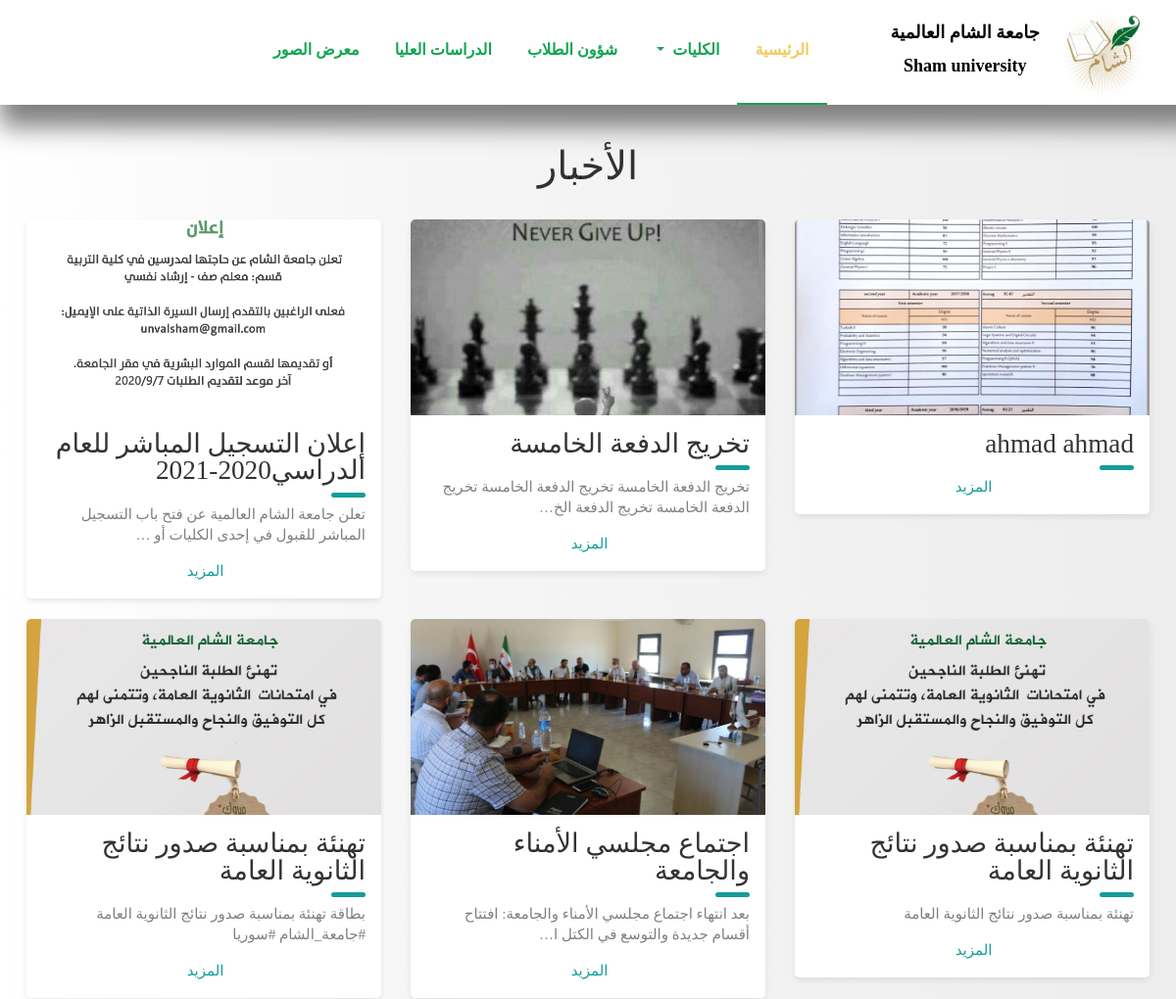
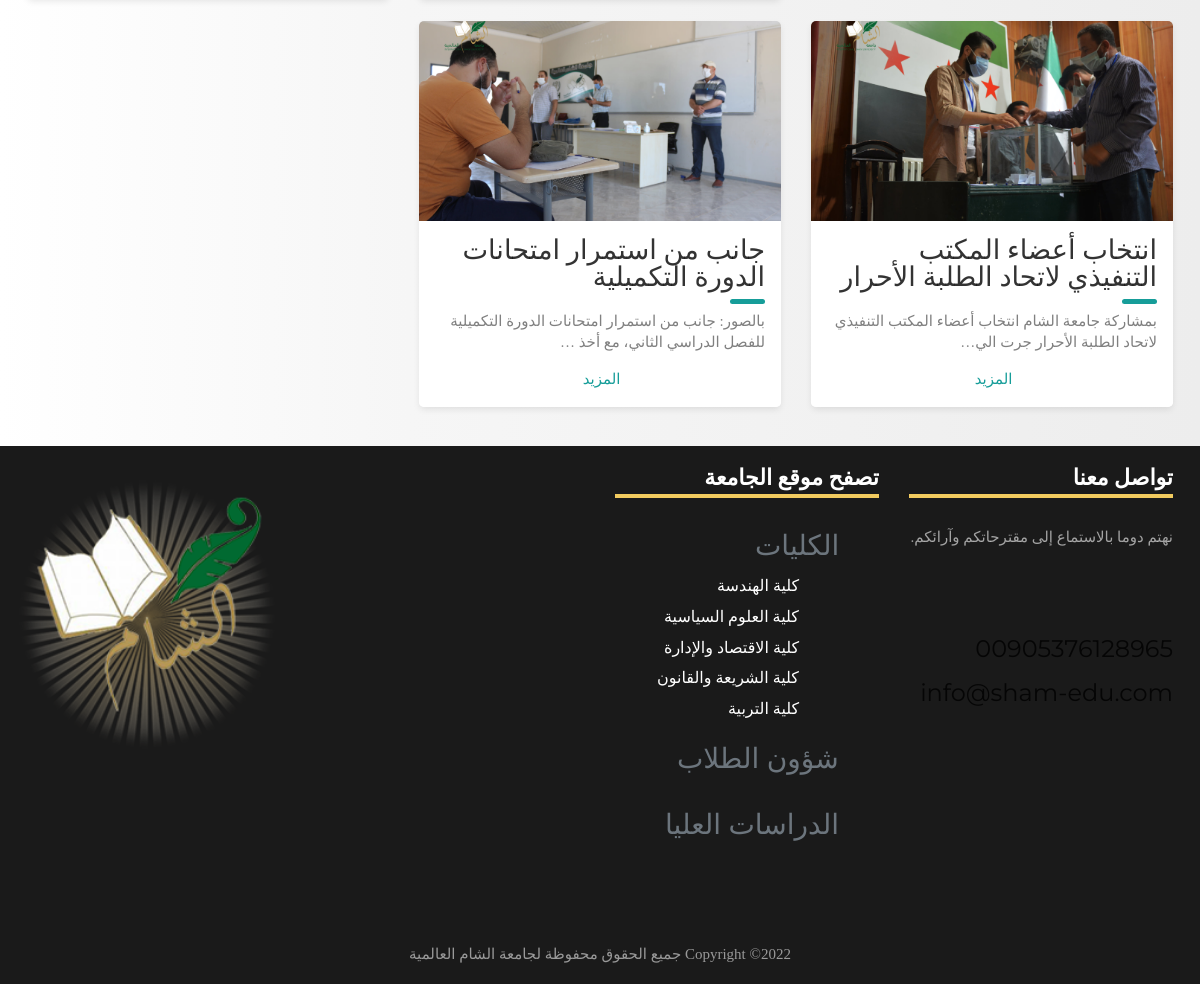
The app's page /newsList/ with its own data (2 pictures, top to bottom).
### structure/models.py (models this page shows, shortened)
class NavBar(models.Model):
    NAVName = models.CharField(max_length=50, verbose_name="Navbar Title")
    NAVHasFather = models.ForeignKey('self', on_delete=models.CASCADE, blank=True, null=True, verbose_name="Has Father?")
    NAVHtml = RichTextUploadingField( blank=True, null=True, verbose_name="Content HTML")
    NAVSlug = models.SlugField(blank=True, null=True, verbose_name="slug")
    def __str__(self):
        return self.NAVName

class News(models.Model):
    NTitle = models.CharField(max_length=100, blank=True, null=True, verbose_name="News Title")
    NDetail = models.TextField( blank=True, null=True, verbose_name="default detail")
    NHtml = RichTextUploadingField(blank=True, null=True, verbose_name="Editable detail")
    NShort = models.TextField(blank=True, null=True, verbose_name="news short")
    NPdf = models.FileField(upload_to='news/files/', null=True, blank=True, verbose_name="File Upload", validators=[validate_pdf_file])
    NImage = models.ImageField(upload_to='news/', blank=True, null=True, verbose_name="news Image")    # blank=True, null=True,
    NDate = models.DateTimeField(verbose_name="news Date")

class Contact(models.Model):
    CFacebook = models.CharField(max_length=150, blank=True, null=True, verbose_name="Facebook")
    CYoutube = models.CharField(max_length=150, blank=True, null=True, verbose_name="YouTube")
    CTelegram = models.CharField(max_length=150, blank=True, null=True, verbose_name="Telegram")
    CEmail = models.CharField(max_length=150, blank=True, null=True, verbose_name="Email")
    CAddress = models.CharField(max_length=150, blank=True, null=True, verbose_name="Address")
    CPhone = models.CharField(max_length=150, blank=True, null=True, verbose_name="Phone")

### structure/views.py (the view)
# urls.py: path('newsList/', views.news_list_Page, name="news_page"),
def news_list_Page(request):
    news = News.objects.all()
    num = 1
    nav = NavBar.objects.all()
    nav_new = check_nav_has_son(nav)
    news_list = news[::-1]
    contact = Contact.objects.all().first()
    context = {'nav': nav, 'nav_new': nav_new, 'num': num, 'news_list': news_list, 'contact': contact}
    return render(request, 'structure/News_List.html', context)

### structure/views.py (called while the page is built)
def check_nav_has_son(nav):
    check_son = []
    for idx in range(nav.count()):
        check_son.append(False)
    for idx in range(nav.count()):
        for n1 in nav:
            if str(n1.NAVHasFather) == str(nav[idx].NAVName):
                check_son[idx] = True
    new_nav = []
    for idx in range(nav.count()):
        n = {'NAVName': nav[idx].NAVName, 'NAVHasFather': nav[idx].NAVHasFather, 'NAVHtml': nav[idx].NAVHtml,
             'NAVSlug': nav[idx].NAVSlug, 'son': check_son[idx]}
        new_nav.append(n)
    return new_nav

### structure/templates/structure/News_List.html (shortened to what this page needs)
{% load static %}
<!DOCTYPE html>
<html lang="en">
	<head>
   	<link rel="stylesheet" href="https://stackpath.bootstrapcdn.com/font-awesome/4.7.0/css/font-awesome.min.css">
   	<link rel="stylesheet" href="{% static 'css/animate.css' %}">
   	<link rel="stylesheet" href="{% static 'css/owl.carousel.min.css' %}">
   	<link rel="stylesheet" href="{% static 'css/owl.theme.default.min.css' %}">
   	<link rel="stylesheet" href="{% static 'css/magnific-popup.css' %}">
	<link rel="stylesheet" type="text/css" href="https://www.fontstatic.com/f=hanimation" />
	<link rel="stylesheet" type="text/css" href="https://www.fontstatic.com/f=alhurra" />
   	<link rel="stylesheet" href="{% static 'css/bootstrap-datepicker.css' %}">
   	<link rel="stylesheet" href="{% static 'css/jquery.timepicker.css' %}">
   	<link rel="stylesheet" href="{% static 'css/flaticon.css' %}">
	<link rel="stylesheet" href="{% static 'css/style.css' %}">
	<link rel="stylesheet" href="{% static 'css/hover.css' %}" media="all">
	</head>
	<body style="background: linear-gradient(to right, rgba(255,255,255,1) 0%, rgba(246,246,246,1) 34%, rgba(237,237,237,1) 100%);">
        <nav class="navbar navbar-expand-lg navbar-dark ftco_navbar bg-dark ftco-navbar-light nav_myedit" style="box-shadow: 15px 8px 24px 15px grey;"id="ftco-navbar" dir="rtl">
            <div class="container">
                <img src="{% static 'logo.png' %}" height="100px">
                <a class="navbar-brand text-center " href="{% url 'structures:struct' %}"><p class="mt-2" style="font-family: 'hanimation'; font-size: large;">جامعة الشام العالمية</p><p style="font-family: 'hanimation';font-size: large;">Sham university</p></a>
                <div class="collapse navbar-collapse" id="main_nav">
				    <ul class="navbar-nav">
					    <li class="nav-item active " ><a style="font-size: medium; font-family: 'alhurra';" class="nav-link " href="{% url 'structures:struct' %}">الرئيسية</a></li>
                        {% for n in nav_new %}
                            {% if not n.NAVHasFather %}
                                {% if n.son %}
                                <li class="nav-item dropdown" id="1">
                                    <a class="nav-link dropdown-toggle" style="cursor: pointer;font-size: medium; font-family: 'alhurra' ; text-align: right;" data-toggle="dropdown">{{n.NAVName}}&nbsp;&nbsp;</a>
                                </li>
                                {% else %}
                                        <li class="nav-item " ><a style="font-size: medium; font-family: 'alhurra';" class="nav-link " href="{% url 'structures:nav_detail' n.NAVSlug %}">{{ n.NAVName }}</a></li>
                                {% endif %}
                            {% endif %}
                        {% endfor %}
                        <li class="nav-item " ><a style="font-size: medium; font-family: 'alhurra';" class="nav-link " href="{% url 'structure:gallery_page' %}">معرض الصور</a></li>
                    </ul>
			    </div>
            </div>
        </nav>
		{% if num == 1 %}
			<div class="container" style="margin-bottom: 33px;">
				<h1 style="text-align: center; margin-top: 33px; font-family: 'alhurra';">الأخبار</h1>
				<div class="row" dir="rtl">
					{% for n in news_list %}
						<div class="col-lg-4">
							<div class="blog-card alt">
								<div class="meta">
									<div class="photo"
										style="background-image: url({{ n.NImage.url }});">
									</div>
								</div>
								<div class="description">
									<h1 style="text-align: right; font-family: 'alhurra';">{{ n.NTitle }}</h1>
										<p style="text-align: right;">{{ n.NDetail|truncatechars:80 }}</p>
									<p class="read-more" style="text-align: center;">
										<a href="{% url 'structure:news_detail_page' n.id %}"> المزيد</a>
									</p>
								</div>
							</div>
						</div>
					{% endfor %}
				</div>
			</div>
		{% endif %}
		<footer class="footer" dir="rtl">
			<div class="container" dir="rtl">
				<div class="row">
					<div class="col-md-6 col-lg-3 mb-4 mb-md-0" dir="rtl">
						<h2 class="footer-heading" style="font-family: 'alhurra';">تواصل معنا</h2>
						<p style="text-align: right;">نهتم دوما بالاستماع إلى مقترحاتكم وآرائكم.</p>
						<ul class="ftco-footer-social p-0">
						</ul>
						<h4 class="heading" style="text-align: right; ">{{contact.CPhone}}</h4>
						<h4 class="heading" style="text-align: right; ">{{ contact.CAddress }}</h4>
					</div>
					<div class="col-md-6 col-lg-3 mb-4 mb-md-0" dir="rtl">
						<h2 class="footer-heading" style="font-family: 'alhurra';">تصفح موقع الجامعة</h2>
						<div class="block-21 mb-4 d-flex" >
							<div class="text" >
								{% for n in nav %}
									{% if not n.NAVHasFather %}
										<ul style="width: 200%;"><h3 class="hvr-backward text-secondary" style=" text-align: right; ">{{n.NAVName}}</h3>
											<ul>
												{% for n1 in nav %}
														{% if n1.NAVHasFather == n %}
															<h3 class="heading" style="text-align: right; "><a class="hvr-backward" href="{% url 'structures:nav_detail' n1.NAVSlug %}" style="cursor: pointer;  color:white;">{{n1}}</a></h3>
														{% endif %}
												{% endfor %}
											</ul>
										</ul>
								{% endif %}
								{% endfor %}
							</div>
						</div>
					</div>
					<div class="col-md-6 col-lg-3 pl-lg-5 mb-4 mb-md-0">
					</div>
					<div class="col-md-6 col-lg-3 mb-4 mb-md-0 text-center">
						<img src="{% static 'logo.png' %}" height="300px">
					</div>
				</div>
			</div>
			<div class="row mt-5">
				<div class="col-md-12 text-center">
					<p class="copyright">
						Copyright &copy;<script>document.write(new Date().getFullYear());</script> جميع الحقوق محفوظة لجامعة الشام العالمية</p>
				</div>
			</div>
		</footer>
	</body>
</html>

### structure/templates/structure/News_List.html (style rules this page uses)
@media (min-width: 800px) { .container { max-width: 98%; } }

### records on screen
NavBar: NAVName "الكليات", NAVName "الكليات"
NavBar: NAVName "شؤون الطلاب", NAVName "شؤون الطلاب"
NavBar: NAVName "الدراسات العليا", NAVName "الدراسات العليا"
News: NImage (picture), NTitle "ahmad ahmad"
News: NImage (picture), NTitle "تخريج الدفعة الخامسة", NDetail "تخريج الدفعة الخامسة تخريج الدفعة الخامسة تخريج الدفعة الخامسة تخريج الدفعة الخ…"
News: NImage (picture), NTitle "إعلان التسجيل المباشر للعام الدراسي2020-2021", NDetail "تعلن جامعة الشام العالمية عن فتح باب التسجيل المباشر للقبول في إحدى الكليات أو …"
News: NImage (picture), NTitle "تهنئة بمناسبة صدور نتائج الثانوية العامة", NDetail "تهنئة بمناسبة صدور نتائج الثانوية العامة"
News: NImage (picture), NTitle "اجتماع مجلسي الأمناء والجامعة", NDetail "بعد انتهاء اجتماع مجلسي الأمناء والجامعة: افتتاح أقسام جديدة والتوسع في الكتل ا…"
News: NImage (picture), NTitle "تهنئة بمناسبة صدور نتائج الثانوية العامة", NDetail "بطاقة تهنئة بمناسبة صدور نتائج الثانوية العامة #جامعة_الشام #سوريا"
News: NImage (picture), NTitle "انتخاب أعضاء المكتب التنفيذي لاتحاد الطلبة الأحرار", NDetail "بمشاركة جامعة الشام انتخاب أعضاء المكتب التنفيذي لاتحاد الطلبة الأحرار جرت الي…"
News: NImage (picture), NTitle "جانب من استمرار امتحانات الدورة التكميلية", NDetail "بالصور: جانب من استمرار امتحانات الدورة التكميلية للفصل الدراسي الثاني، مع أخذ …"
Contact: CPhone "00905376128965", CAddress "info@sham-edu.com"
NavBar: NAVName "كلية الهندسة"
NavBar: NAVName "كلية العلوم السياسية"
NavBar: NAVName "كلية الاقتصاد والإدارة"
NavBar: NAVName "كلية الشريعة والقانون"
NavBar: NAVName "كلية التربية"
